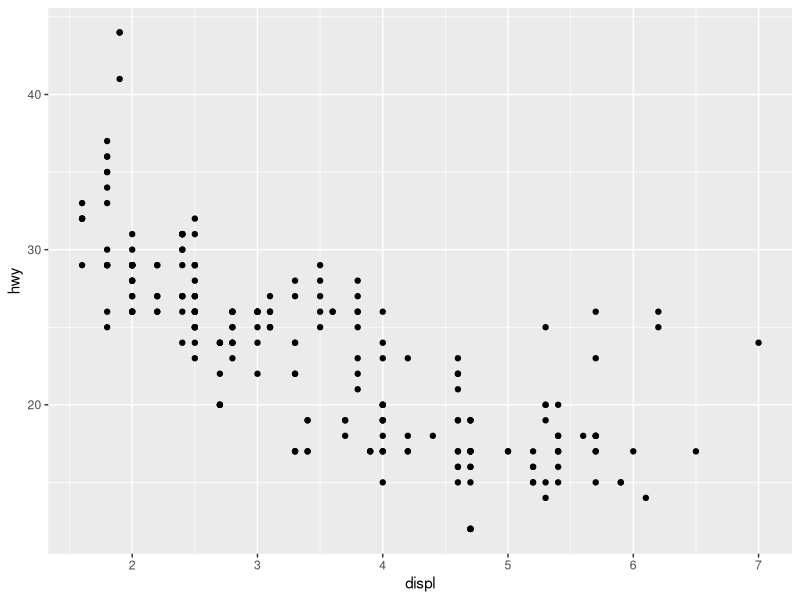
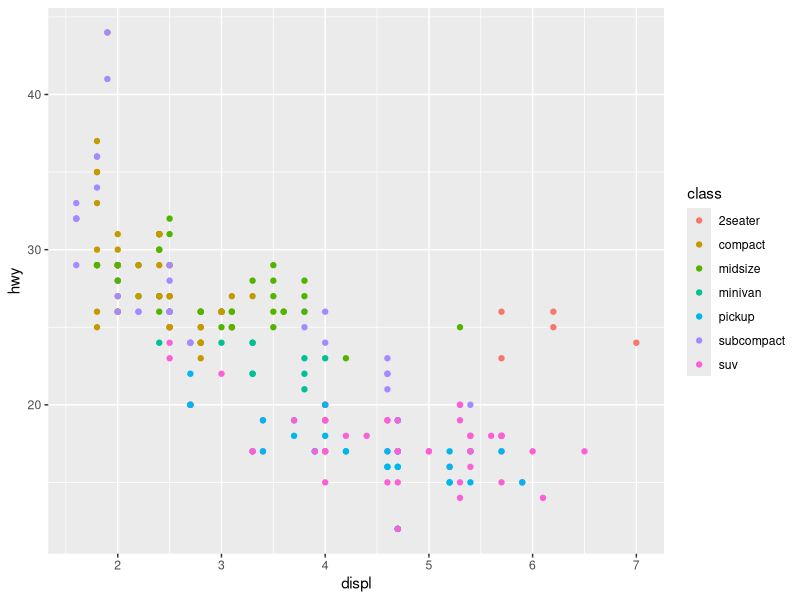
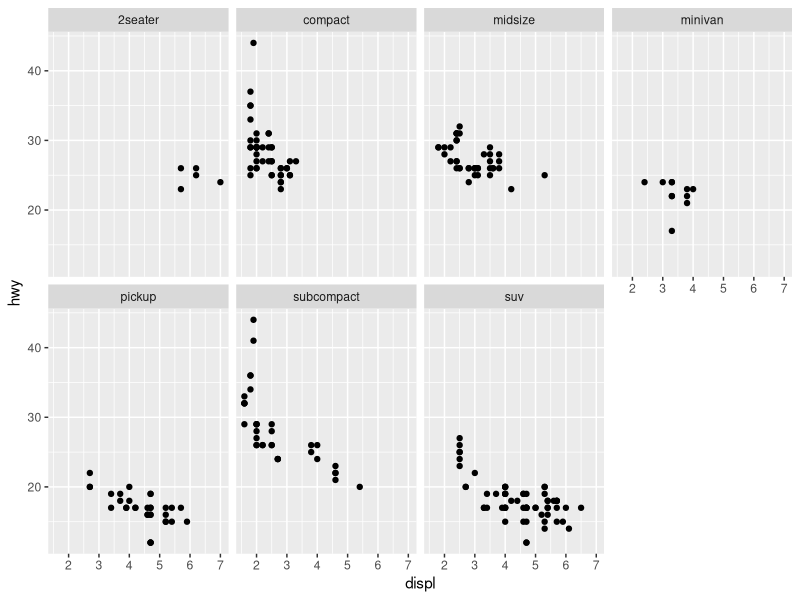
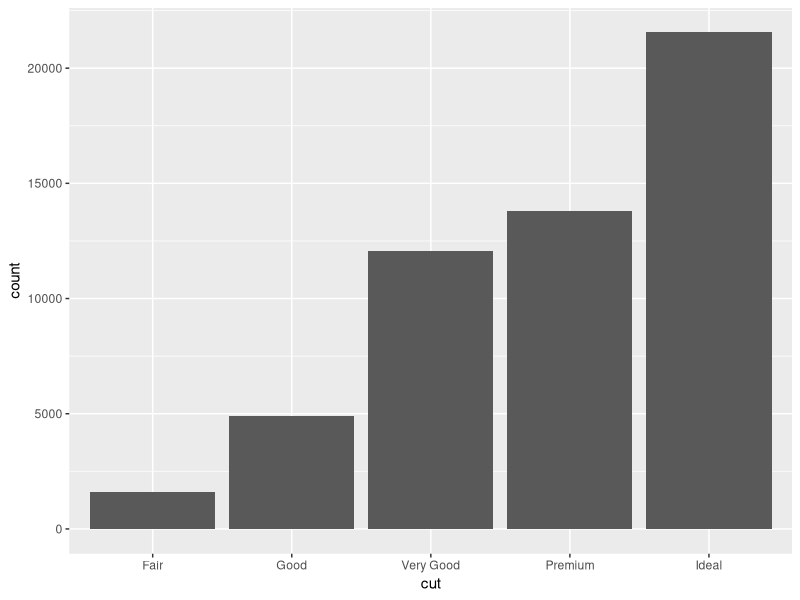
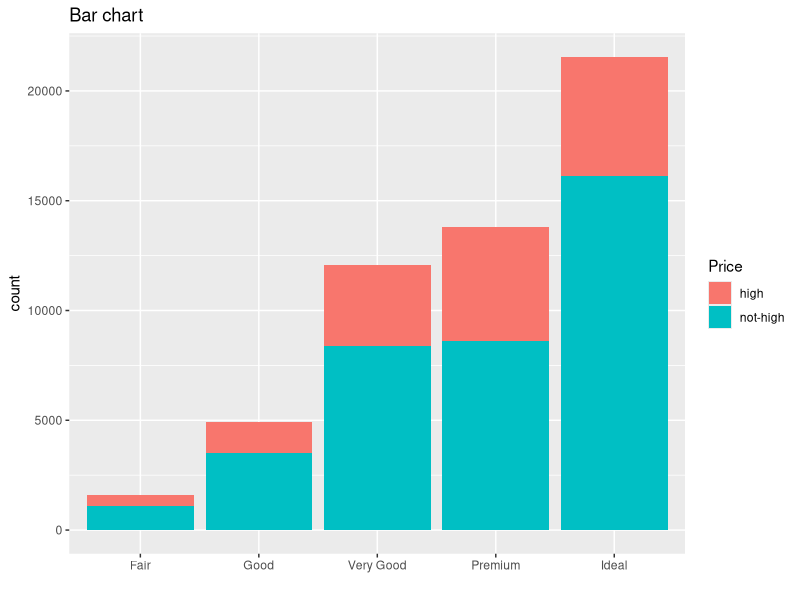
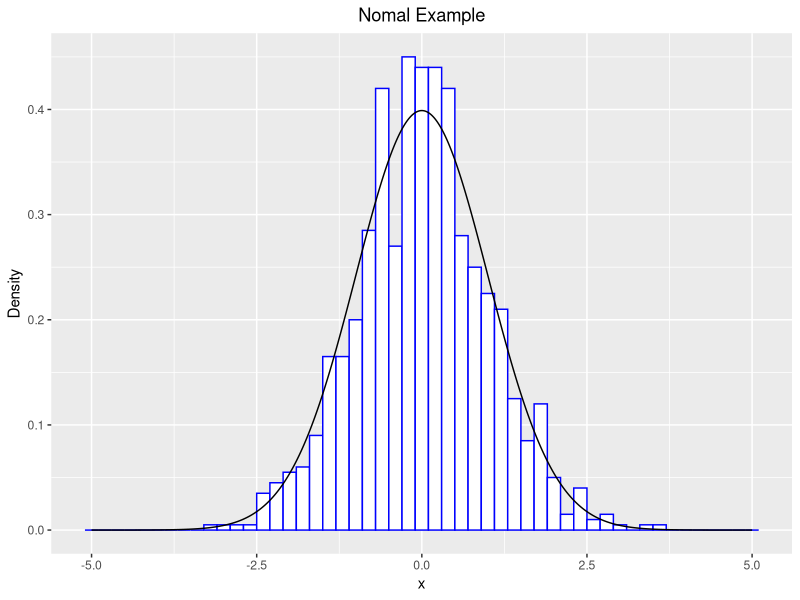

Generate these figures, in order, with R:
## ---- chunk 1
library(ggplot2)
library(dplyr)
## ---- chunk 2
dim(mpg)
head(mpg,3)
## ---- chunk 3
ggplot(data = mpg) +
  geom_point(mapping = aes(x = displ, y = hwy))
## ---- chunk 4
ggplot(data = mpg) +
  geom_point(mapping = aes(x=displ, y=hwy, color=class))
## ---- chunk 5
ggplot(data = mpg) +
  geom_point(mapping = aes(x = displ, y = hwy)) +
  facet_wrap(~ class, nrow = 2)
## ---- chunk 6
ggplot(diamonds)+
  geom_bar(aes(x=cut))
## ---- chunk 7
 upper <- diamonds$price > quantile(diamonds$price,probs = .7)
 diamonds$Expensive <- ifelse(upper,"high","not-high")
 theme_update(plot.title = element_text(hjust = 0.5))
 ggplot(data=diamonds) +
   geom_bar(aes(x=cut,fill=factor(Expensive)))+
   theme_gray()+
   labs(title = "Bar chart",fill="Price",x="")

## ---- chunk 8
x <- seq(-5,5,by=.01)
 hist_data <- data.frame(x.var=rnorm(1000))
plot_data <- data.frame(x=x,f=dnorm(x))
 ggplot(hist_data)+
geom_histogram(mapping=aes(x=x.var,y=..density..),
               col="blue",fill="white",binwidth=.2)+
geom_line(plot_data,mapping = aes(x = x, y = f),
          col="black")+
labs(title = "Nomal Example",x="x",y="Density")
## ---- chunk 9
# The easiest way to get dplyr is to install the whole tidyverse:
#install.packages("tidyverse") - library(tidyverse)

# Alternatively, install just dplyr:
# install.packages("dplyr")
## ---- chunk 10
head(mpg,6)
## ---- chunk 11
#Filter rows with filter(). filter() allows you to subset observations based on their values. The first argument is the name of the data frame. The second and subsequent arguments are the expressions that filter the data frame. For example, we can select all manufacturer in 2008 year with 4 cyl, 21 cty:
filter(mpg, year == 2008, cyl == 4, cty == 21)
## ---- chunk 12
#Arrange rows with arrange().arrange() works similarly to filter() except that instead of selecting rows, it changes their order. It takes a data frame and a set of column names (or more complicated expressions) to order by. If you provide more than one column name, each additional column will be used to break ties in the values of preceding columns:
data1 <- arrange(mpg, year, cyl, cty)
head(data1, 6)

data2 <- arrange(mpg, desc(year))
head(data2, 6)
## ---- chunk 13
#Select columns with select(). It’s not uncommon to get datasets with hundreds or even thousands of variables. In this case, the first challenge is often narrowing in on the variables you’re actually interested in. select() allows you to rapidly zoom in on a useful subset using operations based on the names of the variables.
data3 <- select(mpg, drv, cty, hwy)
head(data3, 6)

#Or, you can use as below:
data4 <- select(mpg, drv:hwy)
head(data4,6)

## Select all columns except those from drv to hwy (inclusive)
data5 <- select(mpg,-(drv:hwy))
head(data5,6)
## ---- chunk 14
#Add new variables with mutate(). Besides selecting sets of existing columns, it’s often useful to add new columns that are functions of existing columns. That’s the job of mutate(). mutate() always adds new columns at the end of your dataset so we’ll start by creating a narrower dataset so we can see the new variables. 
mpg_sml <- select(mpg,
                  manufacturer,
                  model:year,
                  cyl,
                  drv:hwy)
data6 <- mutate(mpg_sml, net = hwy-cty)
head(data6, 6)
## ---- chunk 15
#Grouped summaries with summarise(). summarise() is not terribly useful unless we pair it with group_by(). This changes the unit of analysis from the complete dataset to individual groups. Then, when you use the dplyr verbs on a grouped data frame they’ll be automatically applied “by group”.
summarise(mpg, avg_year = mean(year, na.rm = TRUE))

amount <- group_by(mpg, cty, hwy)
data7 <- summarise(amount, avg_year = mean(year, na.rm = TRUE))
head(data7, 6)
## ---- chunk 16
#Ungrouping. If you need to remove grouping, and return to operations on ungrouped data, use ungroup().
ye <- group_by(mpg, year)
ye %>% 
  ungroup() %>%            
  summarise(mpg = n())
